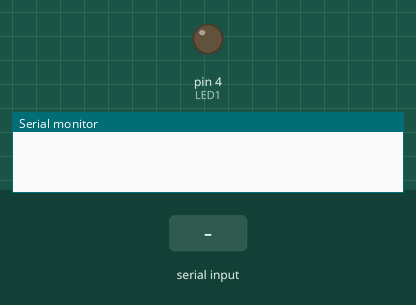
This sketch was run on a simulated Arduino Mega 2560, built with avr-gcc and run on an emulated ATmega2560. Shown: output pins drawn as LEDs (lit = HIGH), the last lines printed to the serial monitor. The inputs (shaded band) are chosen by the test bench.

Above: at 1.2 s.
1.3 s: "on" received over the second serial link
At 3.4 s:
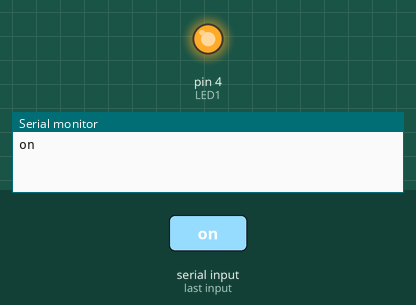
3.8 s: "onon" received over the second serial link
6.3 s: "ononon" received over the second serial link
Timing chart, 0 to 9.3 s (numbered marks = the images above; inputs shaded):
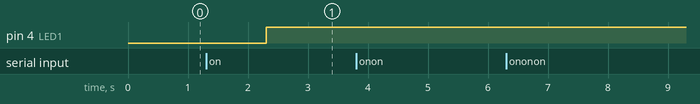

The sketch:

RecepEsp.ino
```cpp
#include <SoftwareSerial.h>

#define LED1  4

SoftwareSerial loraSerial(22, 23); // TX, RX

void setup() {
  pinMode(LED1, OUTPUT);
  Serial.begin(9600);
  loraSerial.begin(9600);
}

void loop() {
  if(loraSerial.available() > 1){
    String input = loraSerial.readString();
    Serial.println(input);
    if(input == "on" || input == "onon" || input == "ononon") {

      digitalWrite(LED1, HIGH);
    }
    if(input == "off") {
      digitalWrite(LED1, LOW);
    }
  }
  delay(20);
}
```

Measured:
- after the input at 1.3 s, pin 4 (LED1): LOW → HIGH after 1.0 s
